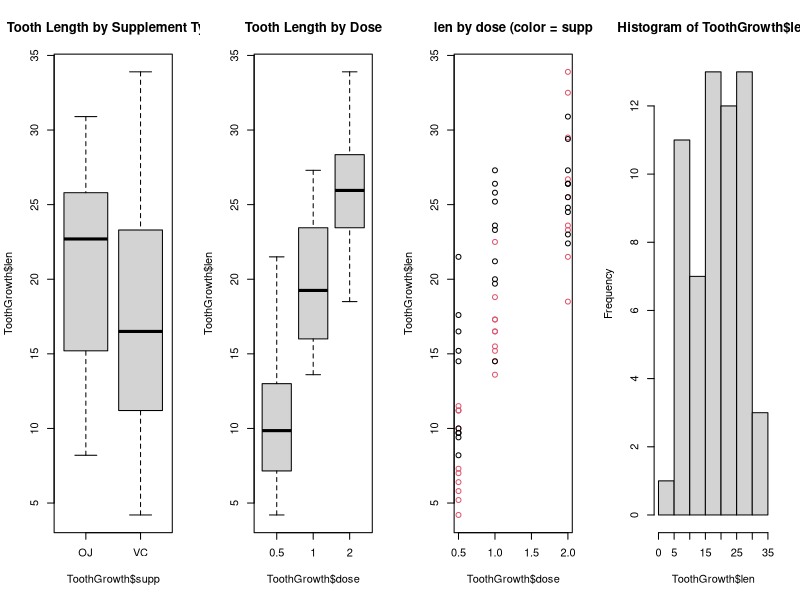

The R script that drew this image: (Note: this script raises an error after producing the figure.)
## ---- chunk 1
data(ToothGrowth)
par(mfcol = c(1, 4)) 
boxplot(ToothGrowth$len ~ ToothGrowth$supp,main="Tooth Length by Supplement Type")
boxplot(ToothGrowth$len ~ ToothGrowth$dose,main="Tooth Length by Dose")
plot(ToothGrowth$dose,ToothGrowth$len, col=ToothGrowth$supp,main="len by dose (color = supp")
hist(ToothGrowth$len)
## ---- chunk 2
c(var(ToothGrowth[ToothGrowth$dose==0.5,1]),
  var(ToothGrowth[ToothGrowth$dose==1.0,1]),
  var(ToothGrowth[ToothGrowth$dose==2.0,1]))
## ---- chunk 3
#subsetting data to only compare two doses
TG.51 <- subset(ToothGrowth, dose %in% c(0.5,1.0))
TG12 <- subset(ToothGrowth, dose %in% c(1.0,2.0))

#t-tests
t1 <- t.test(len ~ dose, paired = FALSE, var.equal = FALSE, data = TG.51)
t2 <- t.test(len ~ dose, paired = FALSE, var.equal = FALSE, data = TG12)

## ---- chunk 4
t1$conf.int
## ---- chunk 5
t2$conf.int
## ---- chunk 6
# calculating variance of tooth length for each supplement
c(var(ToothGrowth[ToothGrowth$supp=="OJ",1]),
  var(ToothGrowth[ToothGrowth$supp=="VC",1]))
## ---- chunk 7
#t-test
t3 <- t.test(len ~ supp, paired = FALSE, var.equal = FALSE, data = ToothGrowth)
## ---- chunk 8
t3$conf.int
## ---- chunk 9
# calculating variance of tooth length for each OJ supplement
c(var(ToothGrowth[(ToothGrowth$supp=="OJ" & ToothGrowth$dose==0.5),1]),var(ToothGrowth[(ToothGrowth$supp=="OJ" & ToothGrowth$dose==1.0),1]),var(ToothGrowth[(ToothGrowth$supp=="OJ" & ToothGrowth$dose==2.0),1]))
## ---- chunk 10
# calculating variance of tooth length for each VC supplement
c(var(ToothGrowth[(ToothGrowth$supp=="VC" & ToothGrowth$dose==0.5),1]),var(ToothGrowth[(ToothGrowth$supp=="VC" & ToothGrowth$dose==1.0),1]),var(ToothGrowth[(ToothGrowth$supp=="VC" & ToothGrowth$dose==2.0),1]))
## ---- chunk 11
#t-tests for supp = OJ
t4<- t.test(ToothGrowth[(ToothGrowth$supp=="OJ" & 
                           ToothGrowth$dose==0.5),1], 
            ToothGrowth[(ToothGrowth$supp=="OJ" & 
                           ToothGrowth$dose==1.0),1], 
            paired = FALSE, var.equal = FALSE)
t5 <- t.test(ToothGrowth[(ToothGrowth$supp=="OJ" & 
                            ToothGrowth$dose==1.0),1], 
             ToothGrowth[(ToothGrowth$supp=="OJ" & 
                            ToothGrowth$dose==2.0),1],
             paired = FALSE, var.equal = FALSE)
#t-tests for supp = VC
t6 <- t.test(ToothGrowth[(ToothGrowth$supp=="VC" & 
                            ToothGrowth$dose==0.5),1],
             ToothGrowth[(ToothGrowth$supp=="VC" & 
                            ToothGrowth$dose==1.0),1], 
             paired = FALSE, var.equal = FALSE)
t7 <- t.test(ToothGrowth[(ToothGrowth$supp=="VC" & 
                            ToothGrowth$dose==1.0),1], 
             ToothGrowth[(ToothGrowth$supp=="VC" & 
                            ToothGrowth$dose==2.0),1], 
             paired = FALSE, var.equal = FALSE)
## ---- chunk 12
t4$conf.int
## ---- chunk 13
t5$conf.int
## ---- chunk 14
t6$conf.int
## ---- chunk 15
t7$conf.int
## ---- chunk 16
#t-tests for dose = 0.5
t8 <- t.test(ToothGrowth[(ToothGrowth$supp=="OJ" & 
                            ToothGrowth$dose==0.5),1],
             ToothGrowth[(ToothGrowth$supp=="VC" & 
                            ToothGrowth$dose==0.5),1],
             paired = FALSE, var.equal = FALSE)
#t-tests for dose = 1.0
t9 <- t.test(ToothGrowth[(ToothGrowth$supp=="OJ" & 
                            ToothGrowth$dose==1.0),1],
             ToothGrowth[(ToothGrowth$supp=="VC" & 
                            ToothGrowth$dose==1.0),1],
             paired = FALSE, var.equal = FALSE)
#t-tests for dose = 2.0
t10 <- t.test(ToothGrowth[(ToothGrowth$supp=="OJ" & 
                             ToothGrowth$dose==2.0),1],
              ToothGrowth[(ToothGrowth$supp=="VC" & 
                             ToothGrowth$dose==2.0),1],
              paired = FALSE, var.equal = FALSE)
## ---- chunk 17
t8$conf.int
## ---- chunk 18
t9$conf.int
## ---- chunk 19
t10$conf.int
